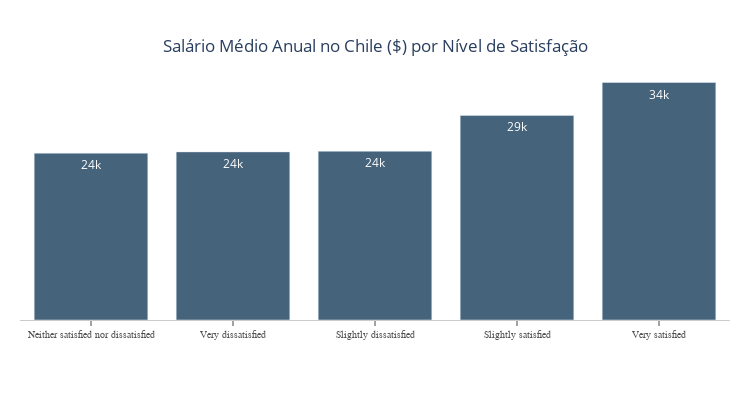

Notebook code cell kept with this figure:
### Code cell
fig = go.Figure(go.Bar(
    x=Chile['JobSat'], 
    y=Chile['ConvertedComp'], 
    text=Chile['ConvertedComp']))
fig.update_traces(
    texttemplate='%{text:.2s}', 
    textposition='inside', 
    marker_color='rgb(69,99,122)'
    )
fig.update_layout(
    width=750, 
    height=400,
    title={
        'text': 'Salário Médio Anual no Chile ($) por Nível de Satisfação', 
        'y':0.9,
        'x':0.5,
        'xanchor': 'center', 
        'yanchor': 'top'},
    xaxis=dict(
        showticklabels=True,
        linecolor='rgb(204, 204, 204)',
        ticks='outside',
        tickfont=dict(
            family='Arial',
            size=10,
            color='rgb(82, 82, 82)',
        ),
    ),
    yaxis=dict(
        showticklabels=False,
    ),
    margin=dict(
        autoexpand=False,
        l=20,
        r=20,
        t=70,
    ),
    showlegend=False,
    plot_bgcolor='white'
)
fig.show()

### Figure 1 — Plotly figure (JSON) as saved in the notebook; plotly's stock layout.template omitted (floating-point values rounded to 4 significant figures)
{"data": [{"marker": {"color": "rgb(69,99,122)"}, "text": [23690.0, 23880.0, 23974, 29066, 33740.0], "textposition": "inside", "texttemplate": "%{text:.2s}", "type": "bar", "x": ["Neither satisfied nor dissatisfied", "Very dissatisfied", "Slightly dissatisfied", "Slightly satisfied", "Very satisfied"], "y": [23690.0, 23880.0, 23974, 29066, 33740.0]}], "layout": {"height": 400, "margin": {"autoexpand": false, "l": 20, "r": 20, "t": 70}, "plot_bgcolor": "white", "showlegend": false, "title": {"text": "Salário Médio Anual no Chile ($) por Nível de Satisfação", "x": 0.5, "xanchor": "center", "y": 0.9, "yanchor": "top"}, "width": 750, "xaxis": {"linecolor": "rgb(204, 204, 204)", "showticklabels": true, "tickfont": {"color": "rgb(82, 82, 82)", "family": "Arial", "size": 10}, "ticks": "outside"}, "yaxis": {"showticklabels": false}}}
